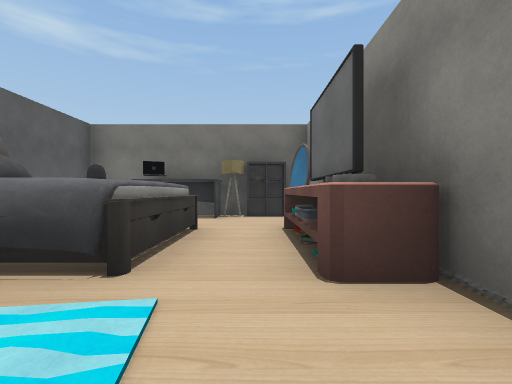
view 1 (above)

23 first-person views from a walk through a 3-D level made in the Unity game engine. The camera is 1.2 m above the floor, looks level and sees 85° across. The floor is counted in squares, 2 m on a side. Each view is taken from the middle of a square. On the plan, view 1 faces up. The plan holds only what a view shows up to about 9 squares ahead; the rest is blank. Some surface patterns are stand-ins.

view 2
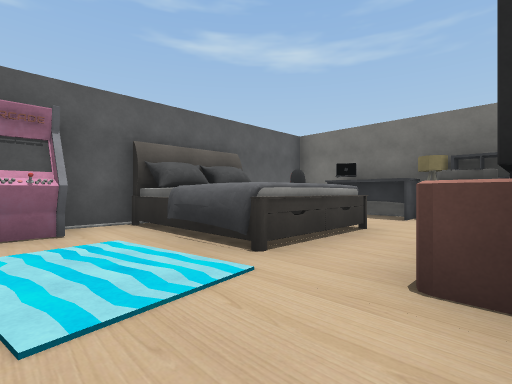

view 3
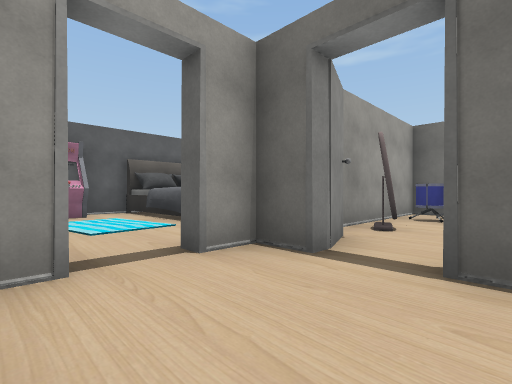

view 4
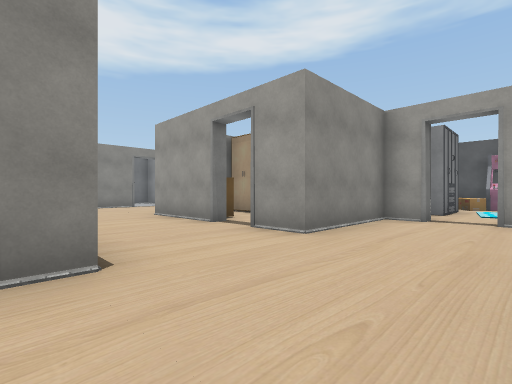

view 5
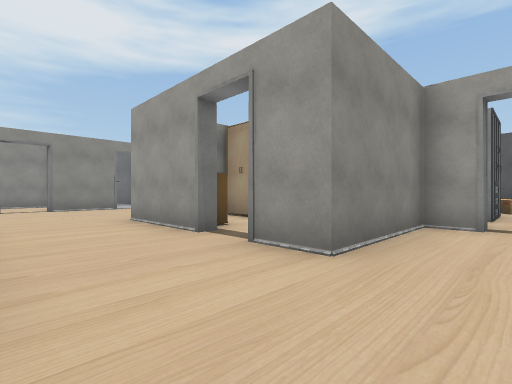

view 6
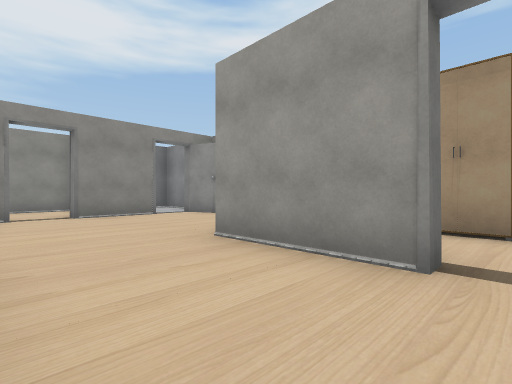

view 7
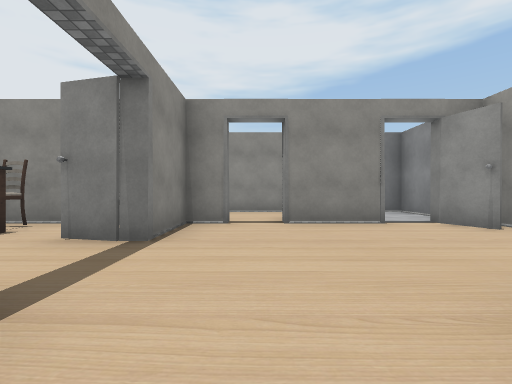

view 8
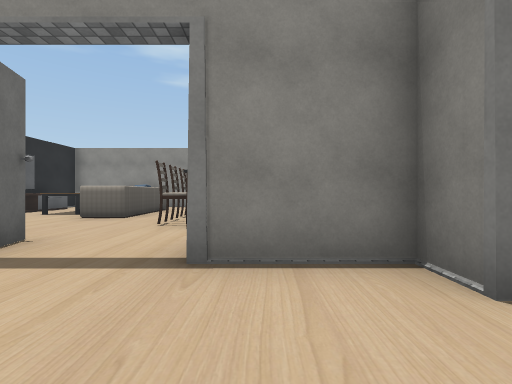

view 9
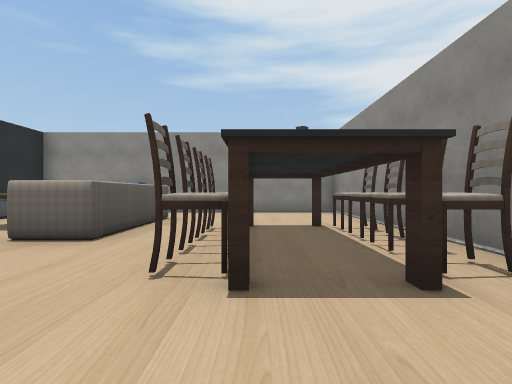

view 10
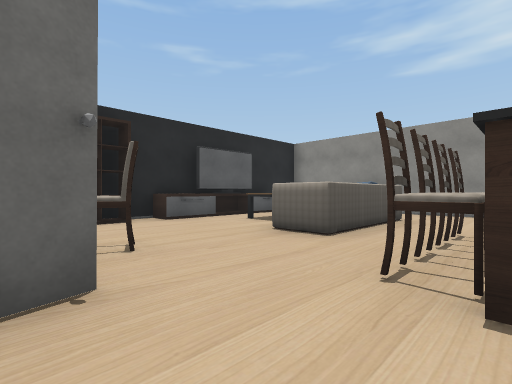

view 11
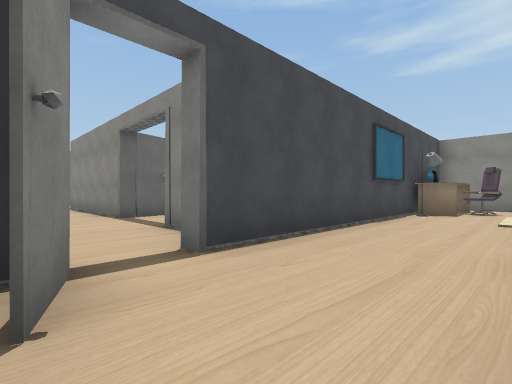

view 12
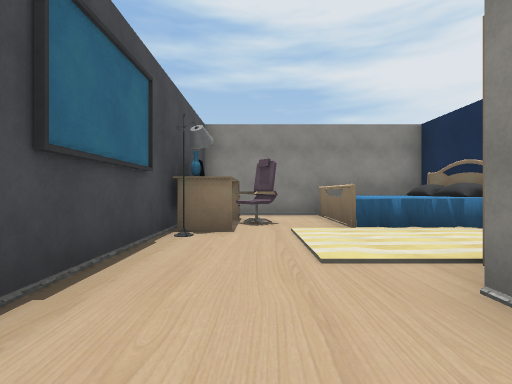

view 13
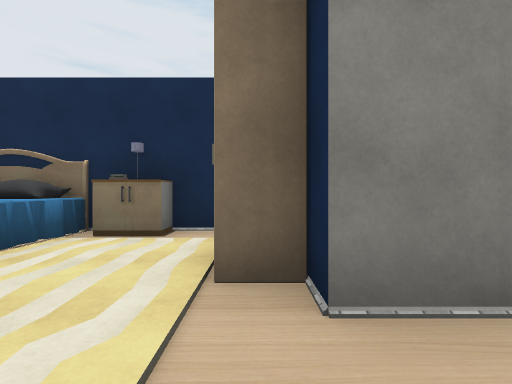

view 14
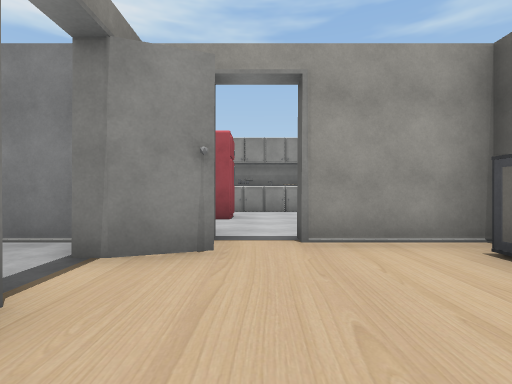

view 15
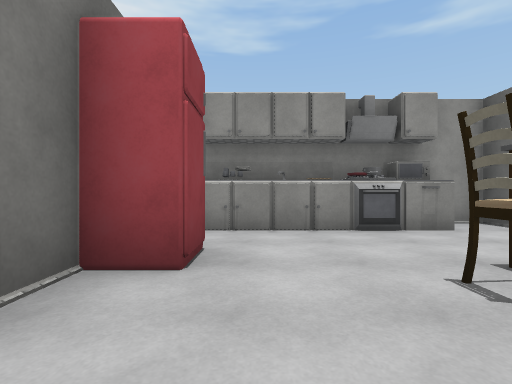

view 16
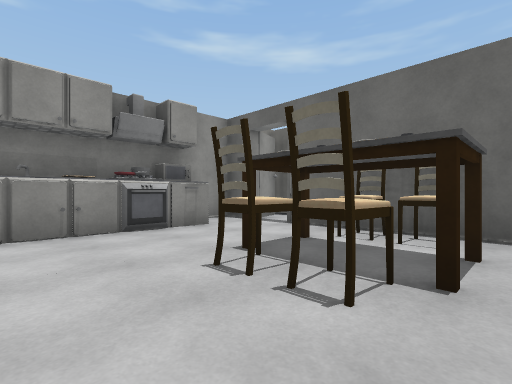

view 17
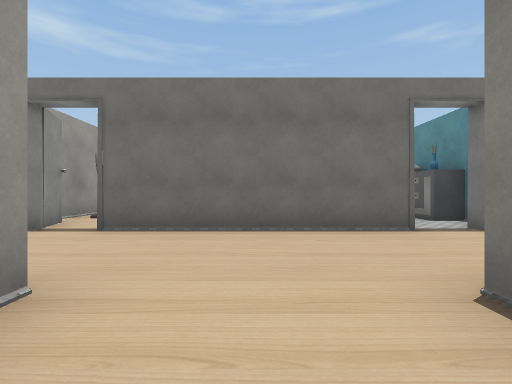

view 18
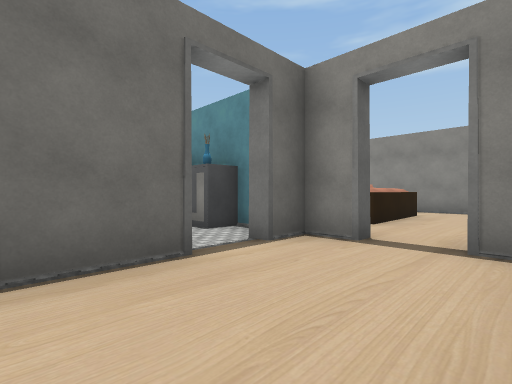

view 19
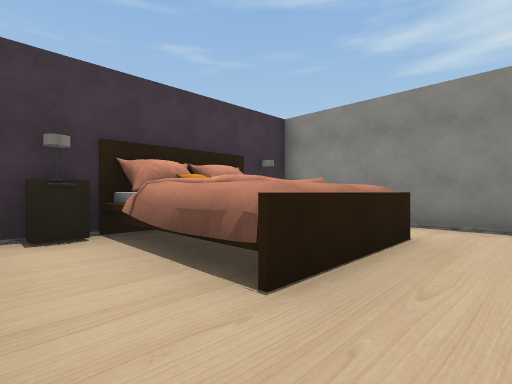

view 20
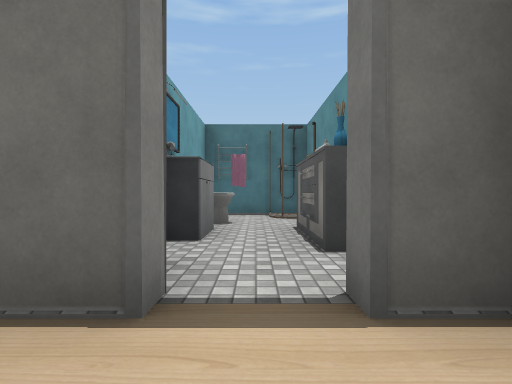

view 21
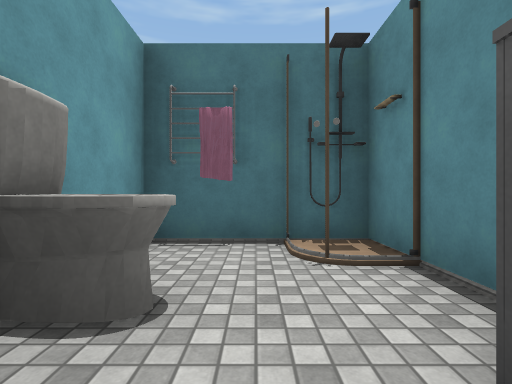

view 22
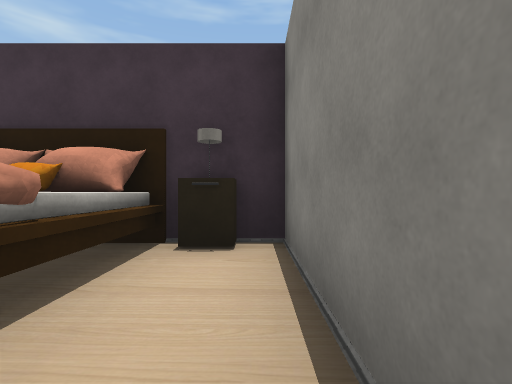

view 23
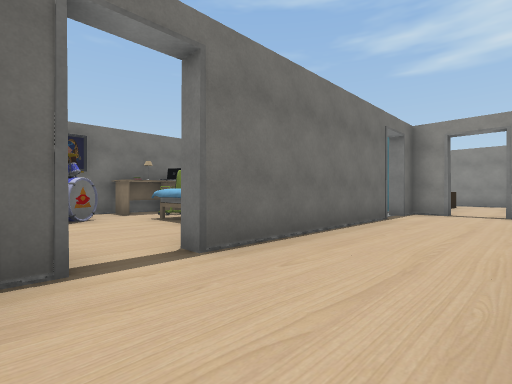

### Floor plan
Points are (right, up) in squares from view 1. A wall is a line through its corners. A room is listed if a view was taken in it or the views show most of it. See-through windows are left out.
Room 1 (views 1, 2, 3, 4, 5, 6, 7, 8, 9, 10, 11, 12, 13, 14, 15, 16, 17, 18, 19, 20, 21, 22, 23)
walls: (7.8, -6.3) (7.3, -6.3) (7.3, -4.4); (7.2, -1.3) (8, -1.3); (4.6, -5.4) (4.6, -6.2); (2.6, -1.3) (3.6, -1.3); (7.4, 1.3) (4.6, 1.3); (7.3, -9.5) (7.3, -8.4) (7.7, -8.4); (1.7, -6.1) (1.7, -7.4); (0.9, -4.6) (-1.4, -4.6); (9.6, -10.3) (11.6, -10.3); (12.4, -10.7) (7.6, -10.7); (1.7, -11.1) (1.7, -13.3) (2.2, -13.3); (6.4, -13.3) (6.9, -13.3); (12.2, 4.3) (11.1, 4.3); (10.6, -13.2) (10.6, -13.9); (10.4, 5.5) (10.4, 7.3) (7.7, 7.3) (7.7, 5.9); (16.4, 0.1) (16.4, 4.3) (15.5, 4.3); (-1.2, -10.3) (-0.4, -10.3); (-3.3, -5.9) (-3.3, -9.9); (15.4, -10.3) (16.4, -10.3) (16.4, -4.8); (1.4, 5.5) (1.4, 7); (-4.3, -4.6) (-4.3, -5.8); (5.5, 7.3) (4.2, 7.3); (-4.3, -7.4) (-4.3, -10); (2.4, 7.3) (1.7, 7.3) (1.7, 5.4); (0.9, 7.3) (-2.2, 7.3); (11.6, -16.3) (13.5, -16.3); (16.4, -13.2) (16.4, -11.5)
objects: other object (-4, -4); cabinet (-4, -3) to (-4, -2); other object (-4, 0) to (-4, 1); other object (-4, 2) to (-1, 4); chair (-3, 6); fridge (-2, -10) to (-1, -10); carpet (-2, 0); chair (-1, -7); table (-1, -6) to (0, -6); cabinet (-1, -1); other object (-1, 6); table (-1, 7); chair (0, -7); rack (0, 7); other object (1, -10); other object (1, -1); other object (1, 2) to (1, 5); cabinet (2, -5); cabinet (2, -4); other object (2, 2); other object (2, 4); other object (3, -6); drum (3, 6); other object (4, -11); other object (4, -5); other object (4, -4); other object (4, -2); bed (5, 4) to (5, 5); chair (6, 6); table (6, 7); other object (7, -11) to (7, -10); other object (8, 4); toilet (8, 5); chair (9, -5); rack (9, -2) to (10, -2); other object (10, -14); chair (10, -9); chair (10, -8); other object (10, 2); other object (10, 4); other object (10, 7); wardrobe (11, -15); chair (11, -9); chair (11, -8); other object (11, -2) to (12, -2); other object (11, -1); carpet (12, -15) to (13, -13); chair (12, -9); chair (12, -8); other object (12, -6) to (14, -6); shelf (12, 4); table (13, -11); chair (13, -9); chair (13, -8); table (13, -4) to (14, -4); TV (13, -2); other object (13, 2) to (15, 4); bed (14, -16) to (16, -14); other object (14, -12); other object (14, -11); other object (14, -2); table (15, -11); other object (15, -5); other object (15, 4); shelf (16, 4)

Where each view was taken, in squares from view 1:
view 1: 0 up, 0 right, facing up
view 2: 0 up, 1 right, facing up-left
view 3: 1 down, 4 right, facing up-left
view 4: 1 up, 8 right, facing down-left
view 5: 0 up, 7 right, facing down-left
view 6: 3 down, 7 right, facing down-left
view 7: 5 down, 6 right, facing down
view 8: 9 down, 5 right, facing right
view 9: 8 down, 8 right, facing right
view 10: 8 down, 8 right, facing up-right
view 11: 13 down, 5 right, facing up-right
view 12: 12 down, 9 right, facing right
view 13: 12 down, 11 right, facing down
view 14: 9 down, 5 right, facing left
view 15: 9 down, 1 right, facing left
view 16: 9 down, 1 right, facing up-left
view 17: 3 down, 6 right, facing up
view 18: 1 down, 7 right, facing up-right
view 19: 0 up, 11 right, facing up-right
view 20: 0 up, 9 right, facing up
view 21: 4 up, 9 right, facing up
view 22: 1 up, 16 right, facing up
view 23: 1 down, 2 right, facing up-right
